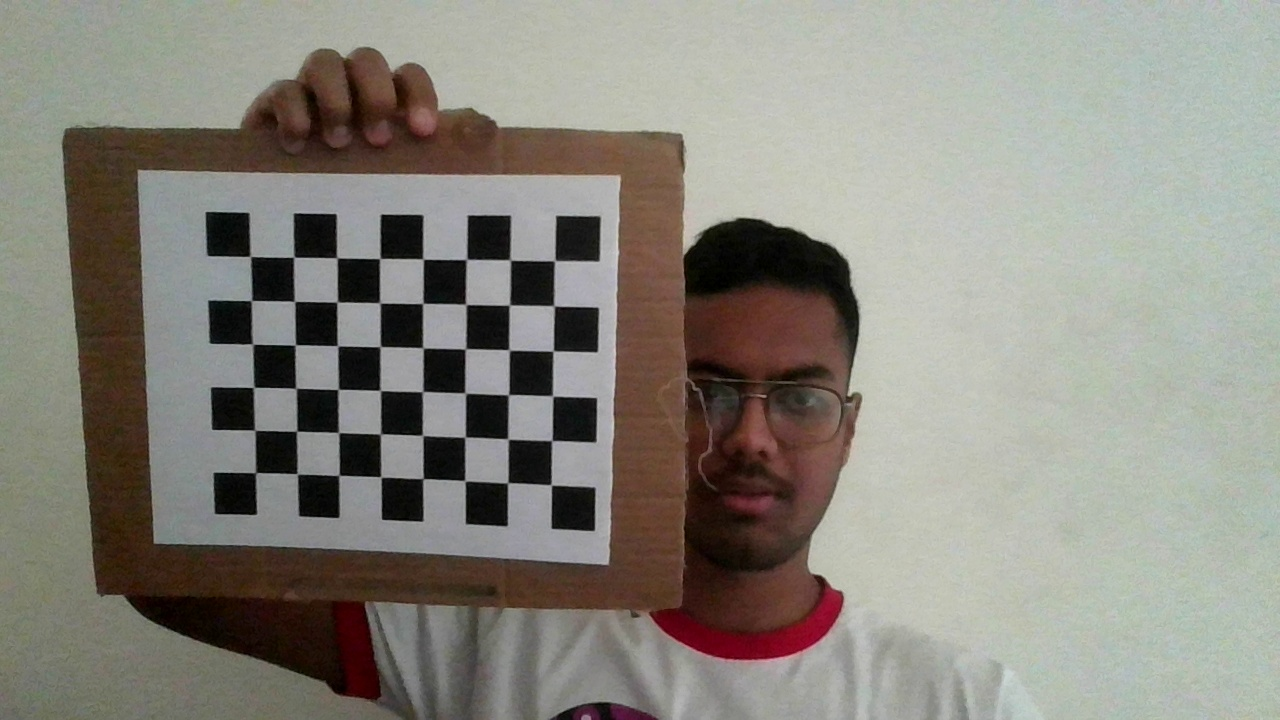
#> input picture Camera Calibration/calibration_images/image_01.jpg, 1280 x 720 px; its folder holds only this picture in this run
$ python calibrate_camera.py
#> lines starting #> are read from the running program, lines starting #| are printed output that depends on the picture; after the words box and inside, x2 and y2 are one past the last pixel; in counts of white or black regions, pixels touching at a corner belong together; long printed decimals are rounded
import numpy as np
import cv2 as cv
import glob

chessboardSize = (8, 6)
frameSize = (1280, 720)

# termination criteria
criteria = (cv.TERM_CRITERIA_EPS + cv. TERM_CRITERIA_MAX_ITER, 30, 0.001)

objp = np.zeros((chessboardSize[0] * chessboardSize[1], 3), np.float32)
objp[:, :2] = np.mgrid[0:chessboardSize[0], 0:chessboardSize[1]].T.reshape(-1, 2)

# Define the size of each square in meters or any desired unit
square_size = 0.025  # Replace with the actual size of each square
objp *= square_size

objPoints = []
imgPoints = [] # 2d points in image plane.
images = glob.glob('calibration_images/*.jpg')

for image in images:
    # print(image)
    img = cv.imread(image)
#> img is the input picture: shape (720, 1280, 3); mean B, G, R 126.1, 134.6, 137.3
    frameSize = img.shape[:2]
    gray = cv.cvtColor(img, cv.COLOR_BGR2GRAY)
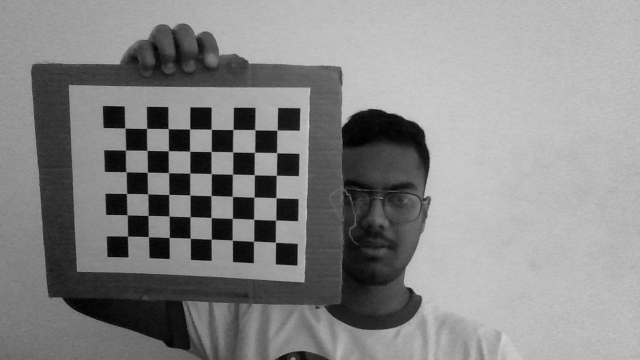
#> gray: shape (720, 1280) (shown at 1/2 size); min 0, max 211, mean 134.4

    # Find the chessboard corners
    ret, corners = cv.findChessboardCorners(gray, chessboardSize, None)
#> ret = True; corners = 48 rows, first 8: [249.5, 256.1], [294.2, 257], [337.4, 257.8], [379.5, 258.5], [423.5, 259.4], [466.7, 259.1], [510.2, 260.5], [554.4, 260.5]

    # If corners are found, refine and process them
    if ret:
        # print("into loop")
        objPoints.append(objp)
        corners2 = cv.cornerSubPix(gray, corners, (11, 11), (-1, -1), criteria)
#> corners2 = 48 rows, first 8: [250.3, 256.5], [293.8, 257.2], [336.7, 257.7], [379.8, 258.5], [423.1, 259], [466.6, 259.4], [510.2, 260], [554.7, 260.7]
        imgPoints.append(corners2)

        # Draw and display the corners
        cv.drawChessboardCorners(img, chessboardSize, corners2, ret)
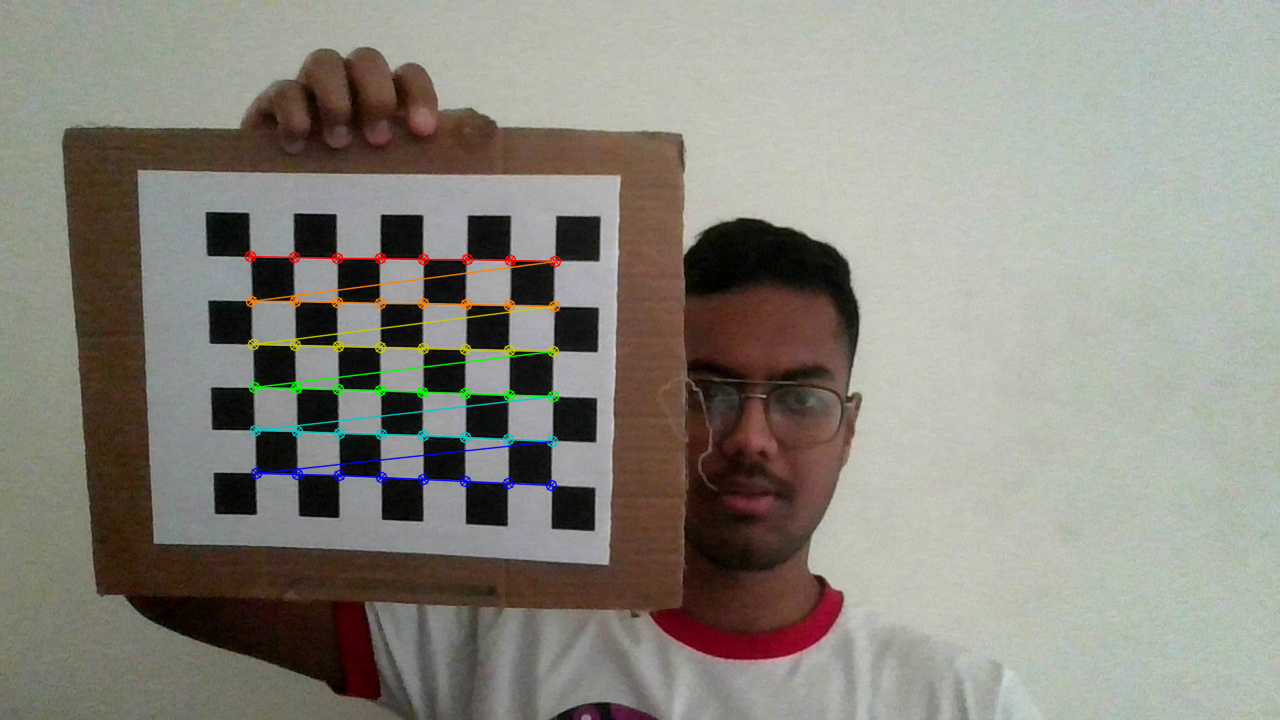
#> img: shape (720, 1280, 3); 1.48% of pixels changed, all inside (x1, y1, x2, y2) = (244, 250, 562, 492)
#         cv.imshow('img', img)
#         cv.waitKey(1000)

# cv.destroyAllWindows()

# Camera calibration
ret, camera_matrix, distortion_coeffs, rvecs, tvecs = cv.calibrateCamera(objPoints, imgPoints, frameSize, None, None)
#> ret = 0.259; camera_matrix = [[1952.1, 0, 506.2], [0, 2075.9, 667.1], [0, 0, 1]]; distortion_coeffs = [[2.06, -20.36, 0.206, 0.0342, 137.5]]; rvecs = ([0.313, 0.234, 0.0382],); tvecs = ([-0.145, -0.23, 1.08],)

# Print and save camera matrix and distortion coefficients
print("Camera Matrix:")
print(camera_matrix)
#| [[1.95206339e+03 0.00000000e+00 5.06155938e+02]
#|  [0.00000000e+00 2.07593093e+03 6.67101464e+02]
#|  [0.00000000e+00 0.00000000e+00 1.00000000e+00]]
print("\nDistortion Coefficients:")
print(distortion_coeffs)
#| [[ 2.05706622e+00 -2.03628343e+01  2.05573768e-01  3.42106639e-02
#|    1.37528601e+02]]

np.save('camera_matrix.npy', camera_matrix)
np.save('distortion_coeffs.npy', distortion_coeffs)

$ run again, on Camera Calibration/calibration_images/image_05.jpg
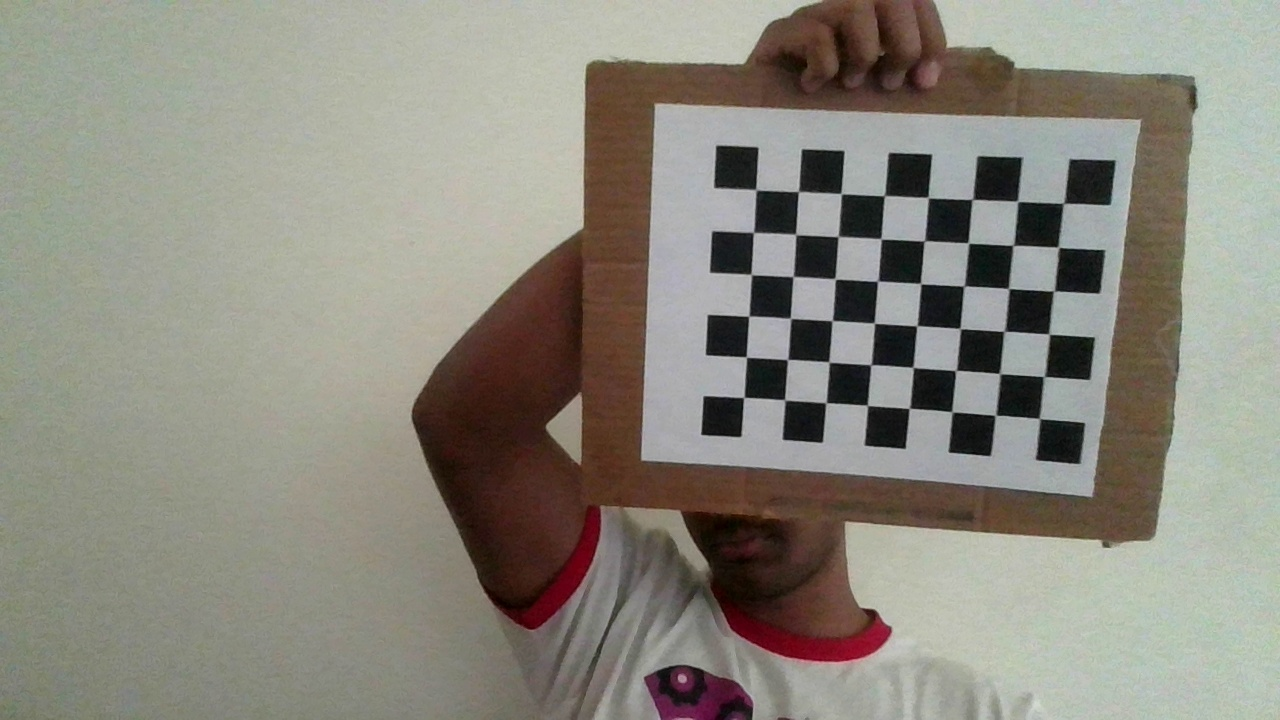
#> input picture Camera Calibration/calibration_images/image_05.jpg, 1280 x 720 px
#> img is the input picture: shape (720, 1280, 3); mean B, G, R 126.5, 136.8, 139.6
#> `gray = cv.cvtColor(img, cv.COLOR_BGR2GRAY)`:
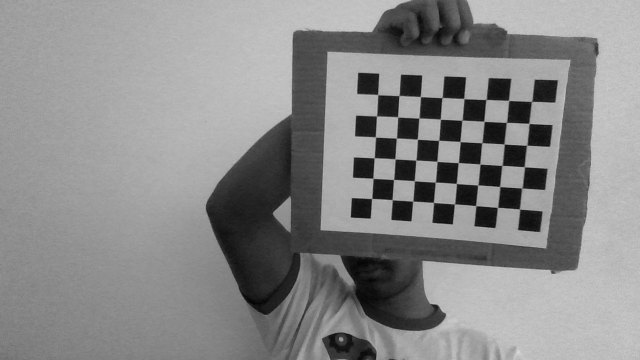
#> gray: shape (720, 1280) (shown at 1/2 size); min 2, max 217, mean 136.5
#> `ret, corners = cv.findChessboardCorners(gray, chessboardSize, None)`: ret = True; corners = 48 rows, first 8: [755.2, 190.2], [798.7, 192.4], [840.7, 193.9], [883.4, 195.3], [927.1, 197.8], [971.8, 198.6], [1017.6, 201.3], [1063.2, 202.8]
#> corners2 = 48 rows, first 8: [755.9, 189.9], [798.5, 191.4], [841.1, 193.7], [884.5, 195.7], [928.2, 197.5], [972.5, 199.4], [1017.6, 201.3], [1063.7, 203.3]
#> `cv.drawChessboardCorners(img, chessboardSize, corners2, ret)`:
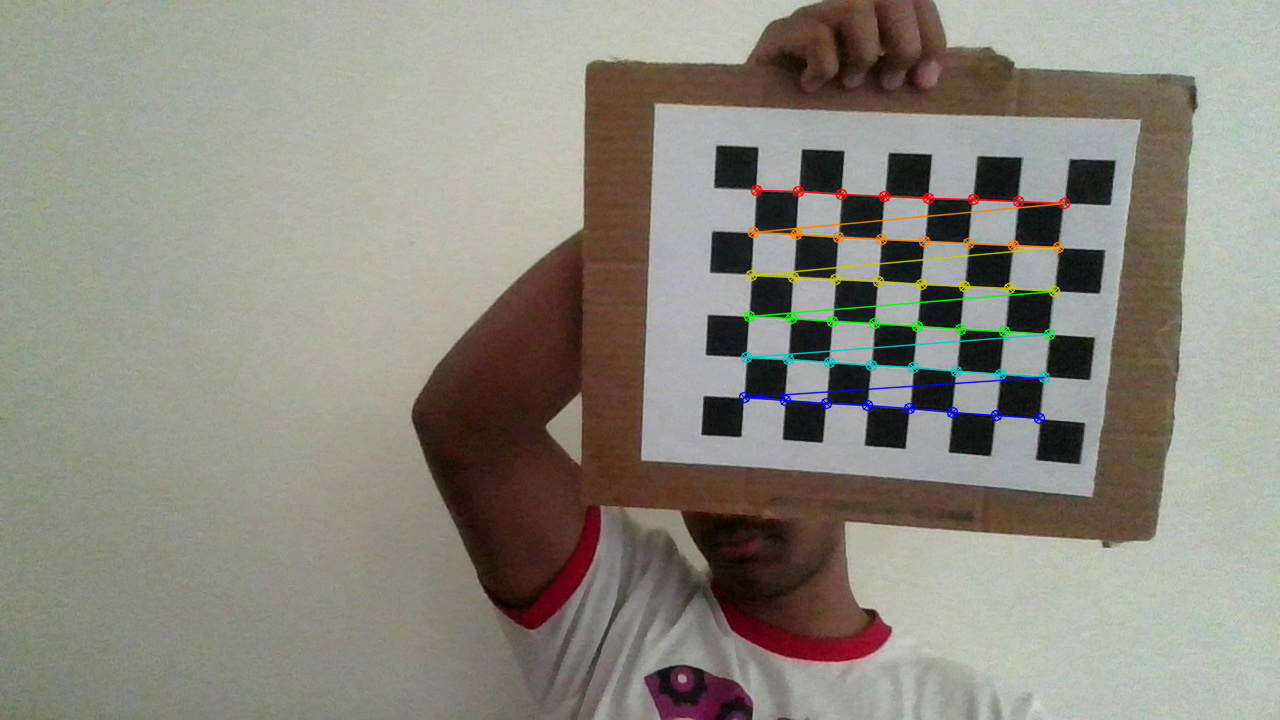
#> img: shape (720, 1280, 3); 1.49% of pixels changed, all inside (x1, y1, x2, y2) = (738, 184, 1071, 425)
#> `ret, camera_matrix, distortion_coeffs, rvecs, tvecs = cv.calibrateCame..`: ret = 0.266; camera_matrix = [[1872.4, 0, 331.9], [0, 1964.5, 658.2], [0, 0, 1]]; distortion_coeffs = [[0.212, -0.778, 0.0404, -0.0155, 1.83]]; rvecs = ([0.375, 0.244, 0.0383],); tvecs = ([0.26, -0.276, 1.13],)
#| [[1.87240295e+03 0.00000000e+00 3.31891532e+02]
#|  [0.00000000e+00 1.96451671e+03 6.58175498e+02]
#|  [0.00000000e+00 0.00000000e+00 1.00000000e+00]]
#| [[ 0.2123 -0.7784  0.04045 -0.01551  1.834]]

$ run again, on Camera Calibration/calibration_images/image_06.jpg
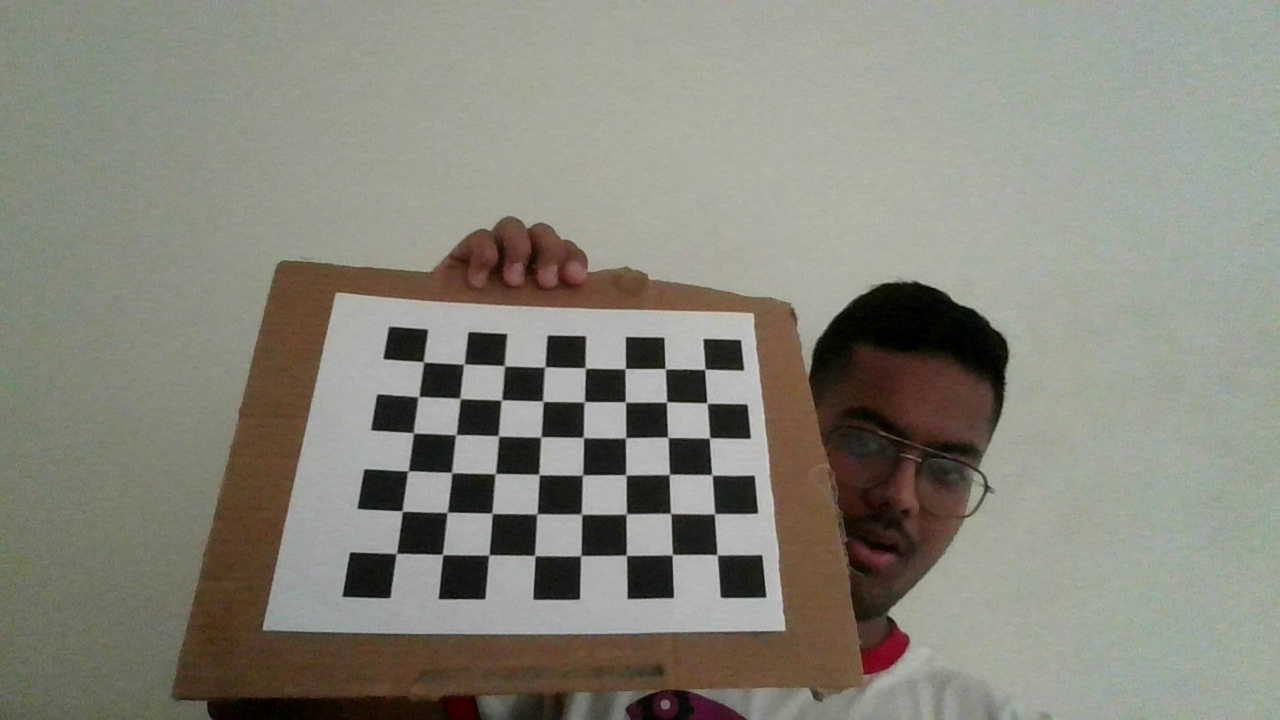
#> input picture Camera Calibration/calibration_images/image_06.jpg, 1280 x 720 px
#> img is the input picture: shape (720, 1280, 3); mean B, G, R 122.9, 133.7, 134.8
#> `gray = cv.cvtColor(img, cv.COLOR_BGR2GRAY)`:
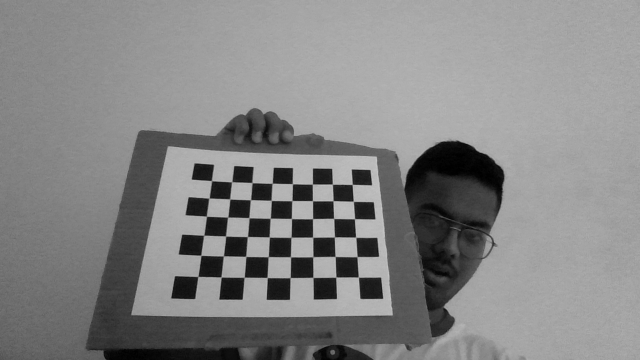
#> gray: shape (720, 1280) (shown at 1/2 size); min 0, max 203, mean 132.8
#> `ret, corners = cv.findChessboardCorners(gray, chessboardSize, None)`: ret = True; corners = 48 rows, first 8: [423.2, 361.4], [464.4, 363.6], [504.8, 365.9], [545.4, 366.7], [585.3, 367.8], [625.4, 368.4], [665, 368.6], [704.9, 369.1]
#> corners2 = 48 rows, first 8: [423.5, 361.9], [463.9, 364.2], [504.4, 365.8], [544.8, 366.9], [585.3, 367.9], [625.3, 368.6], [665.2, 368.7], [704.8, 369.3]
#> `cv.drawChessboardCorners(img, chessboardSize, corners2, ret)`:
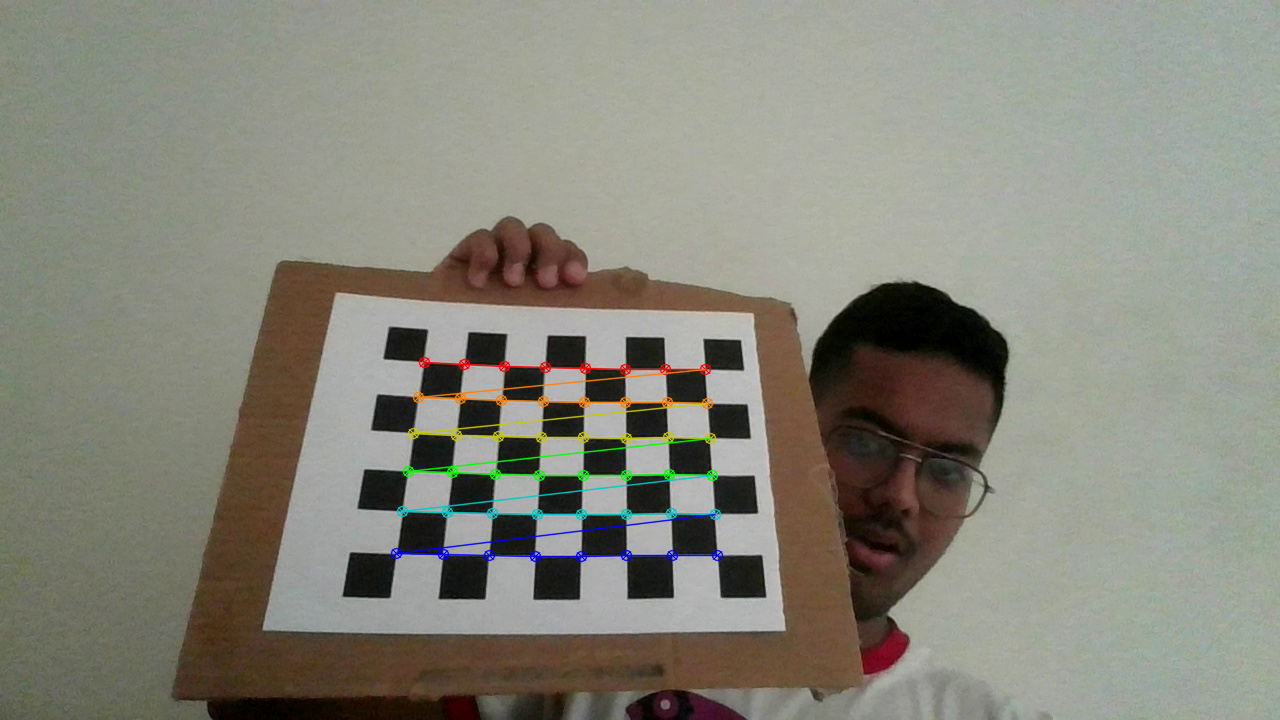
#> img: shape (720, 1280, 3); 1.48% of pixels changed, all inside (x1, y1, x2, y2) = (390, 356, 724, 563)
#> `ret, camera_matrix, distortion_coeffs, rvecs, tvecs = cv.calibrateCame..`: ret = 1.59; camera_matrix = [[2166.1, 0, 104.6], [0, 1295.4, 824.7], [0, 0, 1]]; distortion_coeffs = [[9.55, -154.2, -0.161, 0.905, 655.4]]; rvecs = ([-0.171, -0.891, -0.0907],); tvecs = ([0.0699, -0.286, 1.11],)
#| [[2.16614931e+03 0.00000000e+00 1.04577118e+02]
#|  [0.00000000e+00 1.29543073e+03 8.24710897e+02]
#|  [0.00000000e+00 0.00000000e+00 1.00000000e+00]]
#| [[ 9.54853198e+00 -1.54231070e+02 -1.60587940e-01  9.05099380e-01
#|    6.55396443e+02]]
